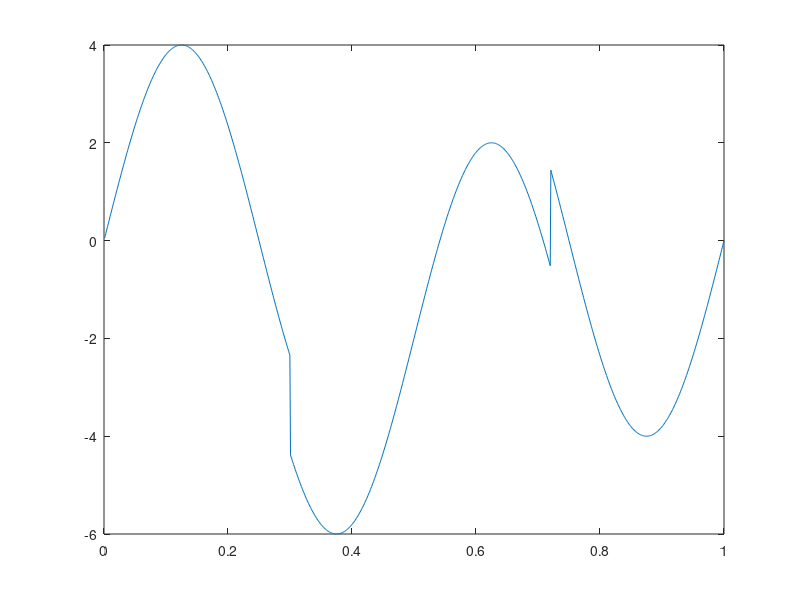

MATLAB code for this plot: (Note: this script raises an error after producing the figure.)
%% HEAVISINE 
% signal used for comparison

%% Matrix Product case - many (M) number of simulations - using SNR
% Comparison of single base wavelet matrix with Matrix Products 
%% First: Two-Matrix Product W1W2 comparison to Single base
%% Second: Similarity Transform W1'W2W1 comparison to W1W2, Single base
%% Third: Kronecker Product Transform comparison to single base

% Three methods of Universal Thresholding, BAMS, and ABE are applied to the
% transformed signal  

close all
clear; clc;

% User can define parameters  
M = 200;  % number of simulations
SNR = 5;  % can change to 3, 5, or 7 


% Storing MSE values

% Kronecker Product for W0
mse_kron_vec = zeros(M, 1); 

% Matrix Products for W1'W2W1 
mse_W1W2W1_vec = zeros(M, 1); 

% Matrix Products for 2 filters 
mse_W1W2_vec = zeros(M, 1); 
 

% Single base
mse_W1_vec = zeros(M, 1);
mse_W2_vec = zeros(M, 1);


% BAMS vector initialization
mse_W1W2_BAMS_vec    = zeros(M,1);
mse_121_BAMS_vec     = zeros(M,1);
mse_W1_BAMS_vec      = zeros(M,1);
mse_W2_BAMS_vec      = zeros(M,1);
mse_kron_BAMS_vec    = zeros(M,1);

% ABE vector initialization
mse_kron_ABE_vec    = zeros(M,1);
mse_W1W2_ABE_vec    = zeros(M,1);
mse_121_ABE_vec     = zeros(M,1);
mse_W1_ABE_vec      = zeros(M,1);
mse_W2_ABE_vec      = zeros(M,1);


% sigma2 for ABE 
sigma2 = 1;   % because noise ~ N(0,1) and W is orthogonal

n=1024;
n1 = n;

% Heaviside
 m=n1;
 t = (1:m) ./m;
 sig = 4.*sin(4*pi.*t);
 sig = sig - sign(t - .3) - sign(.72 - t);
 s_orig=sig;

figure(1)
plot(t, s_orig)



% Filter vectors 
hfilt_haar = [sqrt(2)/2, sqrt(2)/2]; % Haar filter
hfilt_symm4 = [-0.075765714789273, ...
     -0.029635527645999, ...
      0.497618667632015, ...
      0.803738751805916, ...
      0.297857795605605, ...
     -0.099219543576935, ...
     -0.012603967262038, ...
      0.032223100604043];


nl=3; % if using nl = 10 we run into problem with wavmat (W1 and W2 are not orthogonal!)       
W1= Wavmat(hfilt_haar, n, nl, 0); % Wavelet matrix 
W2= Wavmat(hfilt_symm4, n, nl, 0); % Wavelet matrix 
W3= Wavmat(hfilt_symm4, n, nl, 0); % Wavelet matrix 
 
 
% Add Gaussian noise with fixed SNR (set at beginning of file)
signal_var = var(s_orig);
signal_std = sqrt(signal_var);
s_orig= s_orig/signal_std * sqrt(SNR); % signal standardized to have unit variance, then scaled by sqrt(SNR)
     
for m = 1:M 
     s = s_orig + randn(size(s_orig)); % adds unit variance Gaussian noise

     
     %%  W1W2W1 Product Wavelet Shrinkage 
     W121 = W1' * W2 * W1;
     wd121 = W121 * s'; % apply wavelet to noisy signal
     wd_121_raw = wd121;          % keep raw copy

     lambda = sqrt(2 * log(n)); % Universal thresholding, noise ~ Normal(0,1)
    
     wd121(abs(wd121) < lambda) = 0;  % Hard thresholding
    
     sr121 = W121' * wd121; % reconstruct denoised signal


     % BAMS (bayesrule) shrinkage
     % --- uncomment and run this line for the levelwise BAMS---
     %wd_121_b = bamsShrinkCoeffs_Wavmat(wd_121_raw, n, nl);
     wd_121_b = bamsShrinkGlobal(wd_121_raw); % comment this global method line if running levelwise line above
     sr121_b = W121' * wd_121_b;

     % ABE shrinkage
     % sigma2 = 1;   % because noise ~ N(0,1) and W is orthogonal
     wd121_abe = abeShrink(wd_121_raw, sigma2);
     sr121_abe = W121' * wd121_abe;

     mse_W1W2W1_vec(m) = mean((s_orig - sr121').^2);
     mse_121_BAMS_vec(m) = mean((s_orig - sr121_b').^2);
     mse_121_ABE_vec(m)  = mean((s_orig - sr121_abe').^2);

     
     %%  W1W2 Product Wavelet Shrinkage 
     W12 = W1 * W2;
     wd12 = W12 * s'; % apply wavelet to noisy signal
     wd12_raw = wd12;          % keep raw copy

     lambda = sqrt(2 * log(n)); % Universal thresholding, noise ~ Normal(0,1)
    
     wd12(abs(wd12) < lambda) = 0;  % Hard thresholding
    
     sr12 = W12' * wd12; % reconstruct denoised signal

     % BAMS (bayesrule) shrinkage
     % --- uncomment and run this line for the levelwise BAMS---
     %wd12_b = bamsShrinkCoeffs_Wavmat(wd12_raw, n, nl);
     wd12_b = bamsShrinkGlobal(wd12_raw); % comment this global method line if running levelwise line above
     sr12_b = W12' * wd12_b;

     % ABE shrinkage
     % sigma2 = 1 because noise ~ N(0,1) and W is orthogonal
     wd12_abe = abeShrink(wd12_raw, sigma2);
     sr12_abe = W12' * wd12_abe;
   

     mse_W1W2_vec(m) = mean((s_orig - sr12').^2); 
     mse_W1W2_BAMS_vec(m)  = mean((s_orig - sr12_b').^2);
     mse_W1W2_ABE_vec(m) = mean((s_orig - sr12_abe').^2);


     %%  Single Base (W1 - Haar) Wavelet Shrinkage  

     wd_W1 = W1 * s'; % Apply single wavelet matrix W1 to noisy signal
     wd_W1_raw = wd_W1;          % keep raw copy

     wd_thresh_W1 = wd_W1;
     wd_thresh_W1(abs(wd_W1) < lambda) = 0; % Hard thresolding
    
     sr_W1 = W1' * wd_thresh_W1; % reconstruct denoised signal

     % BAMS (bayesrule) shrinkage
     % --- uncomment and run this line for the levelwise BAMS---
     %wd_W1_b = bamsShrinkCoeffs_Wavmat(wd_W1_raw, n, nl);
     wd_W1_b = bamsShrinkGlobal(wd_W1_raw); % comment this global method line if running levelwise line above
     srW1_b = W1' * wd_W1_b;

     % ABE shrinkage
     % sigma2 = 1 because noise ~ N(0,1) and W is orthogonal
     wd_W1_abe = abeShrink(wd_W1_raw, sigma2);
     sr_W1_abe = W1' * wd_W1_abe;

     mse_W1_vec(m) = mean((s_orig' - sr_W1).^2); % mse for single wavelet W1
     mse_W1_BAMS_vec(m) = mean((s_orig - srW1_b').^2);
     mse_W1_ABE_vec(m) = mean((s_orig - sr_W1_abe').^2);
    

     %%  Single Base (W2 - Symm4) Wavelet Shrinkage  

     wd_W2 = W2 * s'; % Apply single wavelet matrix W2 to noisy signal
     wd_W2_raw = wd_W2;          % keep raw copy

     wd_thresh_W2 = wd_W2;
     wd_thresh_W2(abs(wd_W2) < lambda) = 0; % Hard thresolding
    
     sr_W2 = W2' * wd_thresh_W2; % reconstruct denoised signal
    
     % BAMS (bayesrule) shrinkage
     % --- uncomment and run this line for the levelwise BAMS---
     %wd_W2_b = bamsShrinkCoeffs_Wavmat(wd_W2_raw, n, nl);
     wd_W2_b = bamsShrinkGlobal(wd_W2_raw); % comment this global method line if running levelwise line above
     srW2_b = W2' * wd_W2_b;

     % ABE shrinkage
     % sigma2 = 1 because noise ~ N(0,1) and W is orthogonal
     wd_W2_abe = abeShrink(wd_W2_raw, sigma2);
     sr_W2_abe = W2' * wd_W2_abe;

     mse_W2_vec(m) = mean((s_orig' - sr_W2).^2); % mse for single wavelet W2
     mse_W2_BAMS_vec(m) = mean((s_orig - srW2_b').^2);
     mse_W2_ABE_vec(m) = mean((s_orig - sr_W2_abe').^2);


    %%  Kronecker Product 
    % Exploration of kron(W0,W0) 
     W0 = Wavmat(hfilt_symm4, 2^7, 4, 0); % Wavelet matrix 
     %W0_2 = Wavmat(hfilt1, 2^3, 1, 0); % with level 1, variability is smaller
     W0_2 = Wavmat([sqrt(2)/2 sqrt(2)/2], 2^3, 1, 0); % with level 1, variability is smaller

     WW = kron(W0,W0_2);
     wd_kron = WW * s'; % apply wavelet to noisy signal
     wd_kron_raw = wd_kron;          % keep raw copy

     wd_kron(abs(wd_kron) < lambda) = 0;  % Hard thresholding
        
     sr_kron = WW' * wd_kron; % reconstruct denoised signal
    
     % BAMS (bayesrule) shrinkage
     % --- uncomment and run this line for the levelwise BAMS---
     %wd_kron_b = bamsShrinkCoeffs_Wavmat(wd_kron_raw, n, nl);
     wd_kron_b = bamsShrinkGlobal(wd_kron_raw); % comment this global method line if running levelwise line above
     srkron_b = WW' * wd_kron_b;

     % ABE shrinkage
     % sigma2 = 1 because noise ~ N(0,1) and W is orthogonal
     wd_kron_abe = abeShrink(wd_kron_raw, sigma2);
     srkron_abe = WW' * wd_kron_abe;

     mse_kron_vec(m) = mean((s_orig' - sr_kron).^2); % mse for kronecker prod
     mse_kron_BAMS_vec(m) = mean((s_orig - srkron_b').^2);
     mse_kron_ABE_vec(m) = mean((s_orig - srkron_abe').^2);



 end

 % Calculate Average MSE for kron(W0, W0_2) across M simulations 
 avg_mse_kron = mean(mse_kron_vec);

 % Calculate Average MSE for W1'W2W1 across M simulations 
 avg_mse_W1W2W1 = mean(mse_W1W2W1_vec);

 % Calculate Average MSE for W1W2 across M simulations 
 avg_mse_W1W2 = mean(mse_W1W2_vec);

 % Calculate Average MSE for single bases W1 and W2 across M simulations
 avg_mse_W1 = mean(mse_W1_vec);
 avg_mse_W2 = mean(mse_W2_vec);

 % Calculate Average MSEs for all BAMS shrinkage-applied transforms
 avg_mse_W1_BAMS = mean(mse_W1_BAMS_vec);
 avg_mse_W2_BAMS = mean(mse_W2_BAMS_vec);
 avg_mse_W1W2_BAMS = mean(mse_W1W2_BAMS_vec);
 avg_mse_kron_BAMS = mean(mse_kron_BAMS_vec);
 avg_mse_121_BAMS = mean(mse_121_BAMS_vec);

 % Calculate Average MSEs for all ABE shrinkage-applied transforms
 avg_mse_W1_ABE = mean(mse_W1_ABE_vec);
 avg_mse_W2_ABE = mean(mse_W2_ABE_vec);
 avg_mse_W1W2_ABE = mean(mse_W1W2_ABE_vec);
 avg_mse_kron_ABE = mean(mse_kron_ABE_vec);
 avg_mse_121_ABE = mean(mse_121_ABE_vec);


 % Print results
 fprintf( 'ABE THRESHOLDING------------------------------------------------------\n'); 
 fprintf('| %-22s | %-11s | %-16s |\n', 'Method', 'Average MSE', 'Variance of MSE');
 fprintf('|------------------------|-------------|------------------|\n');

 fprintf('| %-22s | %.4f      | %.4f           |\n', 'W1 Haar (ABE)', avg_mse_W1_ABE, var(mse_W1_ABE_vec));
 fprintf('| %-22s | %.4f      | %.4f           |\n', 'W2 Symm4 (ABE)', avg_mse_W2_ABE, var(mse_W2_ABE_vec));
 fprintf('| %-22s | %.4f      | %.4f           |\n', 'W1W2 (ABE)', avg_mse_W1W2_ABE, var(mse_W1W2_ABE_vec));
 fprintf('| %-22s | %.4f      | %.4f           |\n', 'Kron (ABE)', avg_mse_kron_ABE, var(mse_kron_ABE_vec));

 fprintf('| %-22s | %.4f      | %.4f           |\n', 'W1W2W1 (ABE)', avg_mse_121_ABE, var(mse_121_ABE_vec));
 fprintf( '-----------------------------------------------------------------------\n'); 
 fprintf('\n')

 fprintf( 'BAMS THRESHOLDING-----------------------------------------------------\n'); 
 fprintf('| %-22s | %-11s | %-16s |\n', 'Method', 'Average MSE', 'Variance of MSE');
 fprintf('|------------------------|-------------|------------------|\n');

 fprintf('| %-22s | %.4f      | %.4f           |\n', 'W1 Haar (BAMS)', avg_mse_W1_BAMS, var(mse_W1_BAMS_vec));
 fprintf('| %-22s | %.4f      | %.4f           |\n', 'W2 Haar (BAMS)', avg_mse_W2_BAMS, var(mse_W2_BAMS_vec));

 fprintf('| %-22s | %.4f      | %.4f           |\n', 'W1W2 (BAMS)', avg_mse_W1W2_BAMS, var(mse_W1W2_BAMS_vec));

 fprintf('| %-22s | %.4f      | %.4f           |\n', 'Kron (BAMS)', avg_mse_kron_BAMS, var(mse_kron_BAMS_vec));

 fprintf('| %-22s | %.4f      | %.4f           |\n', 'W1W2W1 (BAMS)', avg_mse_121_BAMS, var(mse_121_BAMS_vec));
 fprintf( '-----------------------------------------------------------------------\n'); 
 fprintf('\n')

 fprintf( 'UNIVERSAL THRESHOLDING----------------------------------------\n'); 
 fprintf('| %-22s | %-11s | %-16s |\n', 'Method', 'Average MSE', 'Variance of MSE');
 fprintf('|------------------------|-------------|------------------|\n');
 fprintf('| %-22s | %.4f      | %.4f           |\n', 'Kronecker Product (Symm4, Haar)', avg_mse_kron, var(mse_kron_vec));
 fprintf('| %-22s | %.4f      | %.4f           |\n', 'W1W2W1 Product', avg_mse_W1W2W1, var(mse_W1W2W1_vec));
 fprintf('| %-22s | %.4f      | %.4f           |\n', 'W1W2 Product', avg_mse_W1W2, var(mse_W1W2_vec));
 fprintf('| %-22s | %.4f      | %.4f           |\n', 'W1 (Haar)', avg_mse_W1, var(mse_W1_vec));
 fprintf('| %-22s | %.4f      | %.4f           |\n', 'W2 (Symmlet 4)', avg_mse_W2, var(mse_W2_vec));


 %% Boxplot of Average MSEs

 % Product Transform vs. Single basis - Universal Thresholding
 figure;
 boxplot([mse_W1W2_vec, mse_W1_vec, mse_W2_vec], ...
     {'W1W2', 'Haar', 'Symmlet 4'});
 ylabel('MSE');
 title('MSE Distributions for M = 200 Simulations');

 % All Composite Transforms vs Single Bases - Universal Thresholding
 figure;
 boxplot([mse_kron_vec, mse_W1W2W1_vec, mse_W1W2_vec, mse_W1_vec, mse_W2_vec], ...
     {'kron', 'W1W2W1', 'W1W2', 'Haar', 'Symmlet 4'});
 ylabel('MSE');
 title('MSE Distributions including Kron and W1W2W1');

 % All Composite Transforms vs Single Bases - BAMS
 figure;
 boxplot([mse_kron_BAMS_vec, mse_121_BAMS_vec, mse_W1W2_BAMS_vec, mse_W1_BAMS_vec, mse_W2_BAMS_vec], ...
     {'kron', 'W1W2W1', 'W1W2', 'Haar', 'Symmlet 4'});
 ylabel('MSE');
 title('MSE Distributions including Kron and W1W2W1, BAMS thresholding');

 
 % All Composite Transforms vs Single Bases - ABE
 figure;
 boxplot([mse_kron_ABE_vec, mse_121_ABE_vec, mse_W1W2_ABE_vec, mse_W1_ABE_vec, mse_W2_ABE_vec], ...
     {'kron', 'W1W2W1', 'W1W2', 'Haar', 'Symmlet 4'});
 ylabel('MSE');
 title('MSE Distributions including Kron and W1W2W1, ABE thresholding');
